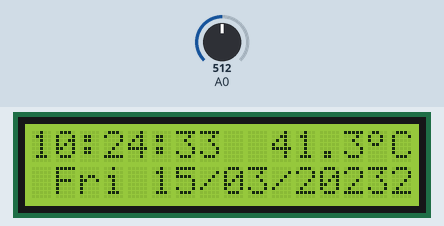
This sketch was run on a simulated Arduino Uno, built with avr-gcc and run on an emulated ATmega328P. On the bench: 16×2 character LCD. The test bench sets the inputs (shaded band); at power-on: A0 = 512. The local clock reads 2024-03-15 10:24:30 at power-on unless the sketch sets it; EEPROM starts erased; what the sketch prints to the serial monitor is not drawn.

Above: at 4.2 s.
4.3 s: A0 set to 716
At 6.73 s:
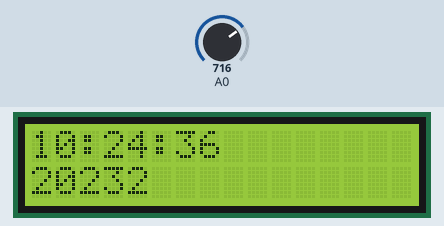
7.0 s: A0 set to 122
At 7.8 s:
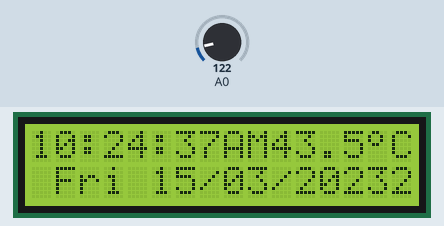
10.0 s: A0 set to 306
At 11.2 s:
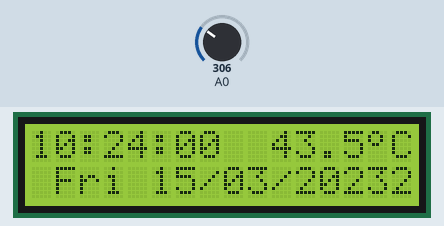
Timing chart, 0 to 13.0 s (numbered marks = the images above; inputs shaded):
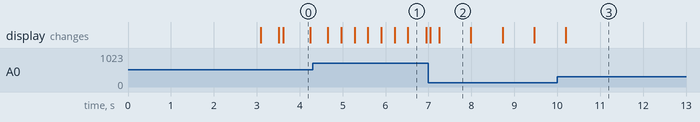

Measured:
- after the input at 4.3 s, the display: first changes after 0.36 s (image 1 shows a later state)
- after the input at 7.0 s, the display: first differs from a run without the input after 0.25 s (image 2)
- what the display in image 0 shows lasts 0.6 s, from 3.6 s to 4.2 s
- what the display in image 1 shows lasts 0.4 s, from 6.5 s to 6.9 s
- what the display in image 2 shows lasts 0.7 s, from 7.3 s to 8.0 s

The sketch:

Arduino_LCD_Clock1_v4.ino
```cpp
// (licence header left out)
//#include <Wire.h>
#include <LiquidCrystal.h>
#include <EEPROM.h>
#include "LCDKeypad.h"
#include "DS1302.h"  //https://github.com/msparks/arduino-ds1302  modified

/* Set the appropriate digital I/O pin connections for the DS1302. These are the pin
   assignments for the Arduino as well for as the DS1302 chip. See the DS1302
   datasheet:
   http://datasheets.maximintegrated.com/en/ds/DS1302.pdf
   I used the ones that are in the ICSP near the trimmer
*/
const int kCePin   = 13;  // Chip Enable
const int kIoPin   = 11;  // Input/Output
const int kSclkPin = 12;  // Serial Clock


// Creates an LCDKeypad instance
// It handles the LCD screen and buttons on the shield
LCDKeypad lcd;
//LiquidCrystal lcd(7, 8, 9, 10, 11, 12);

// Create a DS1302 object.
DS1302 rtc(kCePin, kIoPin, kSclkPin);
/*
enum Day {
  kSunday    = 1,
  kMonday    = 2,
  kTuesday   = 3,
  kWednesday = 4,
  kThursday  = 5,
  kFriday    = 6,
  kSaturday  = 7
};
*/

uint8_t seconds;
uint8_t minutes;
uint8_t hours;
uint8_t adjHours;
//Day dayOfWeek;
uint8_t dayOfWeek;
uint8_t dayOfMonth;
uint8_t month;
uint8_t year;

double MeanTemp;

/*
int nextButton = 2;
int upButton = 3;
int downButton = 4;
*/


uint8_t buttonCount = 0; //start at zero starts clock in run mode
uint8_t button;  // Holds the current button pressed

bool display12HrMode;
int address = 0;
byte savedMode;

void setup()
{

  Serial.begin(9600);
  Serial.println("AlarmClock1_V4");

  /*
    pinMode (nextButton, INPUT);
    pinMode (upButton, INPUT);
    pinMode (downButton, INPUT);
  */

  //Wire.begin();
  //lcd.begin(16, 2);

  ////////////////////////////////
  /* force time setting:
   seconds = 00;
   minutes = 00;
   hours = 00;
   dayOfWeek = 1;
   dayOfMonth = 01;
   month = 01;
   year = 13;
   initChrono();//just set the time once on your RTC
   */
  ///////////////////////////////

  lcd.begin(16, 2); // tells Arduino the LCD dimensions

  /* Initialize a new chip by turning off write protection and clearing the
     clock halt flag. These methods needn't always be called. See the DS1302
     datasheet for details.
  */
  rtc.writeProtect(false);
  rtc.halt(false);

  uint8_t button;  // Holds the current button pressed

  //L
  byte customCharL[8] = {
    0b11000,
    0b11000,
    0b11000,
    0b11000,
    0b11000,
    0b11000,
    0b11111,
    0b11111
  };

  //C
  byte customCharC[8] = {
    0b01111,
    0b11111,
    0b11000,
    0b11000,
    0b11000,
    0b11000,
    0b11111,
    0b01111
  };

  //D
  byte customCharD[8] = {
    0b11110,
    0b11111,
    0b11011,
    0b11011,
    0b11011,
    0b11011,
    0b11111,
    0b11110
  };

  //O
  byte customCharO[8] = {
    0b01110,
    0b11111,
    0b11011,
    0b11011,
    0b11011,
    0b11011,
    0b11111,
    0b01110
  };

  //K
  byte customCharK[8] = {
    0b11011,
    0b11011,
    0b11110,
    0b11100,
    0b11100,
    0b11110,
    0b11011,
    0b11011
  };

  //V
  byte customCharV[8] = {
    0b00000,
    0b00000,
    0b11011,
    0b11011,
    0b11011,
    0b11111,
    0b01110,
    0b00100
  };

  //4   https://omerk.github.io/lcdchargen/
  byte customChar4[8] = {
    0b00110,
    0b01110,
    0b01110,
    0b11110,
    0b10110,
    0b10111,
    0b11111,
    0b00110
  };


  //.
  byte customCharP[8] = {
    0b00000,
    0b00000,
    0b00000,
    0b00000,
    0b00000,
    0b00000,
    0b00110,
    0b00110
  };


  lcd.createChar(0, customCharL);
  lcd.createChar(1, customCharC);
  lcd.createChar(2, customCharD);
  lcd.createChar(3, customCharO);
  lcd.createChar(4, customCharK);
  lcd.createChar(5, customCharV);
  lcd.createChar(6, customChar4);
  lcd.createChar(7, customCharP);


  lcd.setCursor(0, 0);

  lcd.print(" "); // print space
  lcd.write((uint8_t)0);  //L
  lcd.write((uint8_t)1);  //C
  lcd.write((uint8_t)2);  //D
  lcd.print(" "); // print space
  lcd.write((uint8_t)1);  //C
  lcd.write((uint8_t)0);  //L
  lcd.write((uint8_t)3);  //O
  lcd.write((uint8_t)1);  //C
  lcd.write((uint8_t)4);  //K
  lcd.print(" "); // print space
  lcd.write((uint8_t)5);  //V
  lcd.write((uint8_t)6);  //4
  lcd.write((uint8_t)7);   //.
  lcd.write((uint8_t)3);   //0

  lcd.setCursor(0, 1); //move cursor to start of next line
  lcd.print("Rye&Zoomx - 2015");
  delay(3000);
  lcd.clear(); // clear LCD screen


  byte customCharG[8] = {
    0b01100,
    0b10010,
    0b10010,
    0b01100,
    0b00000,
    0b00000,
    0b00000,
    0b00000
  };

  lcd.createChar(8, customCharG);

  //read 12/24 hr setting from EEPROM
  savedMode = EEPROM.read(address);
  if (savedMode == 0) { //0 = 12 hr mode //1 = 24 hr mode
    display12HrMode = true; //savedMode value stored in EEPRMOM is 0 , so set clock to display 12 hr mode
    Serial.print("time mode is 12 hr mode");
  }
  else {
    display12HrMode = false; //savedMode value stored in EEPRMOM is 1 , so set clock to display 24 hr mode
    Serial.print("time mode is 24 hr mode");
  }
}


void loop()
{
  //poll the DS3231 for the date and time
  get_time();
  get_date();

  //lcd.clear(); // clear LCD screen    //do I need this? is this causing the 'blink'?
  lcd.setCursor(0, 0);

  button = lcd.button();

  /////////////////////////////////////////////////////

  //display set menus if nextButton is pressed
  //if (digitalRead(nextButton) == HIGH) {
  if ( button == KEYPAD_SELECT ) {


    buttonCount = buttonCount + 1;

    if (buttonCount == 7) {
      buttonCount = 0;
    }
    delay(100);
  }

  /////////////////////////////////////////////////////

  if (buttonCount == 0) {

    //first line - TIME
    if (display12HrMode == false) {  //display 24 hour format

      //display hours
      if (hours < 10) {
        lcd.print("0");
      }
      else {
        lcd.print("");
      }

      lcd.print(hours);
      lcd.print(":");

      //display minutes
      if (minutes < 10)
      {
        lcd.print("0");
      }
      lcd.print(minutes);
      lcd.print(":");

      //display seconds
      if (seconds < 10) {
        lcd.print("0");
      }
      lcd.print(seconds);
      lcd.print("  ");
    }
    else {        //display 12 hour format

      //display hours
      switch (hours) {
        case 0:
          lcd.print("12");
          break;
        case 1:
          lcd.print(" 1");
          break;
        case 2:
          lcd.print(" 2");
          break;
        case 3:
          lcd.print(" 3");
          break;
        case 4:
          lcd.print(" 4");
          break;
        case 5:
          lcd.print(" 5");
          break;
        case 6:
          lcd.print(" 6");
          break;
        case 7:
          lcd.print(" 7");
          break;
        case 8:
          lcd.print(" 8");
          break;
        case 9:
          lcd.print(" 9");
          break;
        case 10:
          lcd.print("10");
          break;
        case 11:
          lcd.print("11");
          break;
        case 12:
          lcd.print("12");
          break;
        case 13:
          lcd.print(" 1");
          break;
        case 14:
          lcd.print(" 2");
          break;
        case 15:
          lcd.print(" 3");
          break;
        case 16:
          lcd.print(" 4");
          break;
        case 17:
          lcd.print(" 5");
          break;
        case 18:
          lcd.print(" 6");
          break;
        case 19:
          lcd.print(" 7");
          break;
        case 20:
          lcd.print(" 8");
          break;
        case 21:
          lcd.print(" 9");
          break;
        case 22:
          lcd.print("10");
          break;
        case 23:
          lcd.print("11");
          break;
      }

      lcd.print(":");

      //display minutes
      if (minutes < 10)
      {
        lcd.print("0");
      }
      lcd.print(minutes);
      lcd.print(":");

      //display seconds
      if (seconds < 10) {
        lcd.print("0");
      }
      lcd.print(seconds);

      //display AM/PM
      if (hours < 12) {
        lcd.print("AM");
      }

      else if (hours = 0) {
        lcd.print("AM");
      }
      else {
        lcd.print("PM");
      }
    }

    //lcd.print("  ");
    lcd.setCursor(10,0);
    for (int i = 0; i <= 20; i++) {
      MeanTemp = MeanTemp + GetTemp();
    }
    MeanTemp = MeanTemp/20;
    lcd.print(MeanTemp,1);
    //lcd.print(GetTemp(), 1);
    Serial.println(MeanTemp, 1);
    lcd.write((uint8_t)8);
    lcd.print("C");

    delay(100);

    ////////////////////////////////////////////////////
    //second line - date
    //display day of week
    lcd.setCursor(0, 1);
    lcd.print(" "); //lcd.print("  ");
    switch (dayOfWeek) {
      case 1:
        lcd.print("Sun");
        break;
      case 2:
        lcd.print("Mon");
        break;
      case 3:
        lcd.print("Tue");
        break;
      case 4:
        lcd.print("Wed");
        break;
      case 5:
        lcd.print("Thu");
        break;
      case 6:
        lcd.print("Fri");
        break;
      case 7:
        lcd.print("Sat");
        break;
    }
    lcd.print(" ");


    if (dayOfMonth < 10) {
      lcd.print("0");
    }

    lcd.print(dayOfMonth);
    lcd.print("/");

    //display month
    if (month < 10) {
      lcd.print("0");
    }

    lcd.print(month);
    lcd.print("/");

    //display year
    if (year < 10) {
      lcd.print("0");
    }
    lcd.print("20");  //This wil not work after 2099!!
    lcd.print(year);

    delay(200);
  }


  //hours
  if (buttonCount == 1) {
    lcd.clear();
    lcd.setCursor(0, 0);
    lcd.print("HOURS:");
    lcd.setCursor(0, 1);

    if (display12HrMode == false) {  //display 24 hour format
      if (hours < 10) {
        lcd.print("0");
      }
      lcd.print(hours);
    }

    else { //in 12 hr mode
      switch (hours) {
        case 0:
          lcd.print("12 AM");
          break;
        case 1:
          lcd.print("1 AM");
          break;
        case 2:
          lcd.print("2 AM");
          break;
        case 3:
          lcd.print("3 AM");
          break;
        case 4:
          lcd.print("4 AM");
          break;
        case 5:
          lcd.print("5 AM");
          break;
        case 6:
          lcd.print("6 AM");
          break;
        case 7:
          lcd.print("7 AM");
          break;
        case 8:
          lcd.print("8 AM");
          break;
        case 9:
          lcd.print("9 AM");
          break;
        case 10:
          lcd.print("10 AM");
          break;
        case 11:
          lcd.print("11 AM");
          break;
        case 12:
          lcd.print("12 PM");
          break;
        case 13:
          lcd.print("1 PM");
          break;
        case 14:
          lcd.print("2 PM");
          break;
        case 15:
          lcd.print("3 PM");
          break;
        case 16:
          lcd.print("4 PM");
          break;
        case 17:
          lcd.print("5 PM");
          break;
        case 18:
          lcd.print("6 PM");
          break;
        case 19:
          lcd.print("7 PM");
          break;
        case 20:
          lcd.print("8 PM");
          break;
        case 21:
          lcd.print("9 PM");
          break;
        case 22:
          lcd.print("10 PM");
          break;
        case 23:
          lcd.print("11 PM");
          break;
      }

    }


    delay(200);
  }
  //mins
  if (buttonCount == 2) {
    lcd.clear();
    lcd.setCursor(0, 0);
    lcd.print("MINUTES:");
    lcd.setCursor(0, 1);
    if (minutes < 10) {
      lcd.print("0");
    }
    lcd.print(minutes);
    delay(200);
  }
  //day of week
  if (buttonCount == 3) {
    lcd.clear();
    lcd.setCursor(0, 0);
    lcd.print("DAY OF WEEK:");
    lcd.setCursor(0, 1);
    switch (dayOfWeek) {
      case 1:
        lcd.print("Sun");
        break;
      case 2:
        lcd.print("Mon");
        break;
      case 3:
        lcd.print("Tue");
        break;
      case 4:
        lcd.print("Wed");
        break;
      case 5:
        lcd.print("Thu");
        break;
      case 6:
        lcd.print("Fri");
        break;
      case 7:
        lcd.print("Sat");
        break;
    }
    delay(200);
  }
  //month
  if (buttonCount == 4) {
    lcd.clear();
    lcd.setCursor(0, 0);
    lcd.print("MONTH:");
    lcd.setCursor(0, 1);
    if (month < 10) {
      lcd.print("0");
    }
    lcd.print(month);
    delay(200);
  }
  //day of month
  if (buttonCount == 5) {
    lcd.clear();
    lcd.setCursor(0, 0);
    lcd.print("DAY OF MONTH:");
    lcd.setCursor(0, 1);
    if (dayOfMonth < 10) {
      lcd.print("0");
    }
    lcd.print(dayOfMonth);
    delay(200);
  }
  //year
  if (buttonCount == 6) {
    lcd.clear();
    lcd.setCursor(0, 0);
    lcd.print("YEAR:");
    lcd.setCursor(0, 1);
    lcd.print("20");
    lcd.print(year);
    delay(200);
  }

  button = lcd.button();
  /////////////////////////////////////////////////////////////////////////////////////////////////////////////////////////////////////
  //pressing 'up' button should increment field being set
  //hours
  //if ((digitalRead(upButton) == HIGH) && (buttonCount == 1)) {
  if ((button == KEYPAD_UP) && (buttonCount == 1)) {

    hours++;
    if (hours > 23) hours = 0;

    //send update to RTC
    set_time();
  }

  //mins
  else if ((button == KEYPAD_UP) && (buttonCount == 2)) {

    minutes++;
    if (minutes > 59) minutes = 0;

    //reset seconds to '0'
    seconds = 0;

    //send update to RTC
    set_time();
  }

  //day of week
  else if ((button == KEYPAD_UP) && (buttonCount == 3)) {

    dayOfWeek++; //dayOfWeek=dayOfWeek+static_cast<Day>(1); //dayOfWeek++; //1=kSunday
    if (dayOfWeek > 7) dayOfWeek = 1;

    //send update to RTC
    set_date();
  }

  //month
  else if ((button == KEYPAD_UP) && (buttonCount == 4)) {

    month++;
    if (month > 12) month = 1;

    //send update to RTC
    set_date();
  }

  //day of month
  else if ((button == KEYPAD_UP) && (buttonCount == 5)) {

    dayOfMonth++;

    //if feb
    if (month == 2) {
      if (dayOfMonth > 28) dayOfMonth = 1;
    }

    //if leap year
    //still to do

    //if month has 30 days: Apr, Jun, Sep, Nov
    if ((month == 4) || (month == 6) || (month == 9) || (month == 11))  {
      if (dayOfMonth > 30) dayOfMonth = 1;
    }

    //if month has 31 days: Jan, Mar, May, Jul, Aug, Oct, Dec
    if ((month == 1) || (month == 3) || (month == 5) || (month == 7) || (month == 8) || (month == 10)) {
      if (dayOfMonth > 31) dayOfMonth = 1;
    }

    //send update to RTC
    set_date();
  }

  //year
  else if ((button == KEYPAD_UP) && (buttonCount == 6)) {

    year++;

    //send update to RTC
    set_date();
  }


  /////////////////////////////////////////////////////////////////////////////////////////////////////////////////////////////////////
  //pressing 'down' button should decrement field being set
  //hours
  if ((button == KEYPAD_DOWN) && (buttonCount == 1)) {

    if (hours == 0) hours = 23;
    else if ((hours > 0) && (hours <= 23)) hours--;

    //send update to RTC
    set_time();
  }

  //mins
  else if ((button == KEYPAD_DOWN) && (buttonCount == 2)) {

    if (minutes == 0) minutes = 59;
    else if ((minutes > 0) && (minutes <= 59)) minutes--;

    //reset seconds to '0'
    seconds = 0;

    //send update to RTC
    set_time();
  }

  //day of week
  else if ((button == KEYPAD_DOWN) && (buttonCount == 3)) {

    dayOfWeek--;
    if (dayOfWeek < 1 ) dayOfWeek = 7;

    //send update to RTC
    set_date();
  }

  //month
  else if ((button == KEYPAD_DOWN) && (buttonCount == 4)) {

    month--;
    if (month < 1) month = 12;

    //send update to RTC
    set_date();
  }

  //day of month
  else if ((button == KEYPAD_DOWN) && (buttonCount == 5)) {

    dayOfMonth--;

    //if feb
    if (month == 2) {
      if (dayOfMonth < 1) dayOfMonth = 28;
    }

    //if leap year
    //still to do

    //if month has 30 days: Apr, Jun, Sep, Nov
    if ((month == 4) || (month == 6) || (month == 9) || (month == 11))  {
      if (dayOfMonth < 1) dayOfMonth = 30;
    }

    //if month has 31 days: Jan, Mar, May, Jul, Aug, Oct, Dec
    if ((month == 1) || (month == 3) || (month == 5) || (month == 7) || (month == 8) || (month == 10)) {
      if (dayOfMonth < 1) dayOfMonth = 31;
    }

    //send update to RTC
    set_date();
  }

  //year
  else if ((button == KEYPAD_DOWN) && (buttonCount == 6)) {

    year--;
    if (year < 13) year = 13;

    //send update to RTC
    set_date();
  }


  /////////////////////////////////////////////////////////////////////////////////////////////////////////////////////////////////////
  //button error handling
  if ((button == KEYPAD_UP) && (button == KEYPAD_DOWN) && (buttonCount != 0)) {

    lcd.setCursor(0, 1);
    lcd.print("BOOM! ");

    delay(1000);
  }


  ////////////////////////////////////////
  //set seconds to '00' shortcut
  if ((button == KEYPAD_DOWN) && (buttonCount == 0)) {

    //reset seconds to '0'
    seconds = 0;

    //send update to RTC
    set_time();
  }


  //toggle 12/24 mode
  if ((button == KEYPAD_UP) && (buttonCount == 0)) {

    //toggle 12/24 mode
    display12HrMode = !display12HrMode;

    if (display12HrMode == false) {

      savedMode = 1; //24 hr mode
      //send update to EEPROM for 24 hr mode
      EEPROM.write(address, savedMode); //this sets the savedMode in EEPROM to true //24 hr mode

    }

    else {
      savedMode = 0; //12 hr mode
      //send update to EEPROM for 12 hour mode
      EEPROM.write(address, savedMode); //this sets the savedMode in EEPROM to fasle //12 hr mode

    }
  }


} //end of loop


/////////////
//DS1302 RTC interface
void initChrono()
{
  set_time();
  set_date();
}

void set_date()
{
  /*
  Wire.beginTransmission(104);
  Wire.write(3);
  Wire.write(decToBcd(dayOfWeek));
  Wire.write(decToBcd(dayOfMonth));
  Wire.write(decToBcd(month));
  Wire.write(decToBcd(year));
  Wire.endTransmission();
  */
  Time t = rtc.time();
  t.day = dayOfWeek;
  t.date = dayOfMonth;
  t.mon = month;
  t.yr = year;
  rtc.halt(false);
  rtc.time(t);

}

void get_date()
{
  Time t = rtc.time();
  dayOfWeek   = t.day;
  dayOfMonth  = t.date;
  month = t.mon;
  year  = t.yr;
}

void set_time()
{
  /*
  Wire.beginTransmission(104);
  Wire.write(0);
  Wire.write(decToBcd(seconds));
  Wire.write(decToBcd(minutes));
  Wire.write(decToBcd(hours));
  Wire.endTransmission();
  */
  Time t = rtc.time();
  t.sec = seconds;
  t.min = minutes;
  t.hr = hours;
  rtc.halt(false);
  rtc.time(t);
}

void get_time()
{
  Time t = rtc.time();
  seconds =  t.sec;
  minutes = t.min;
  hours = t.hr;
}

///////////////////////////////////////////////////////////////////////

byte decToBcd(byte val)
{
  return ( (val / 10 * 16) + (val % 10) );
}

byte bcdToDec(byte val)
{
  return ( (val / 16 * 10) + (val % 16) );
}

double GetTemp(void)
{
  unsigned int wADC;
  double t;

  // The internal temperature has to be used
  // with the internal reference of 1.1V.
  // Channel 8 can not be selected with
  // the analogRead function yet.

  // Set the internal reference and mux.
  ADMUX = (_BV(REFS1) | _BV(REFS0) | _BV(MUX3));
  ADCSRA |= _BV(ADEN);  // enable the ADC

  delay(20);            // wait for voltages to become stable.

  ADCSRA |= _BV(ADSC);  // Start the ADC

  // Detect end-of-conversion
  while (bit_is_set(ADCSRA, ADSC));

  // Reading register "ADCW" takes care of how to read ADCL and ADCH.
  wADC = ADCW;

  // The offset of 324.31 could be wrong. It is just an indication.
  t = (wADC - 304) / 1.22;

  // The returned temperature is in degrees Celcius.
  return (t);
}
```

Source omitted: LCDKeypad.cpp (593 bytes), LCDKeypad.h (384 bytes)
